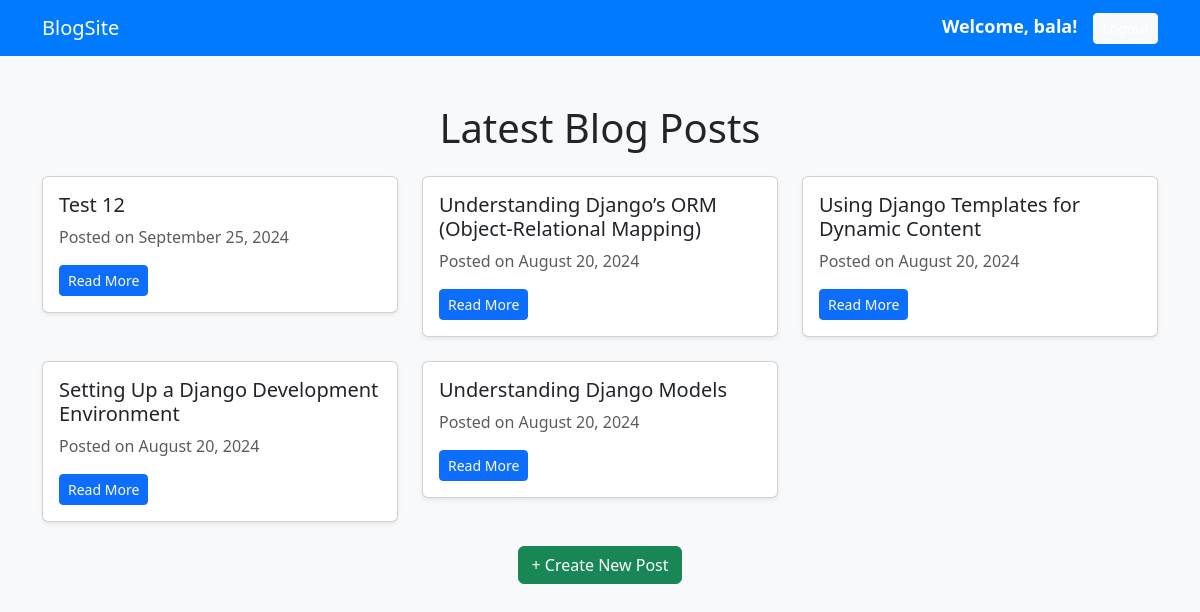
The app's page / (signed in) with its own data.
### blog/models.py (models this page shows)
class BlogPost(models.Model):
    title = models.CharField(max_length=200)
    content = models.TextField()
    banner_img = models.ImageField(upload_to='banners/', null=True, blank=True)
    created_at = models.DateTimeField(auto_now_add=True)
    updated_at = models.DateTimeField(auto_now=True)
    category = models.ForeignKey(Category, on_delete=models.CASCADE, related_name='posts')

### blog/views.py (the view)
# urls.py: path('', blog_home, name='blog_home'),
def blog_home(request):
    posts = BlogPost.objects.all().order_by("-created_at")  # Ordered by latest posts
    return render(request, "blog_home.html", {"posts": posts})

### templates/blog_home.html (shortened to what this page needs)
<!DOCTYPE html>
<html lang="en">
<head>
  <link href="https://cdn.jsdelivr.net/npm/bootstrap@5.3.0/dist/css/bootstrap.min.css" rel="stylesheet">
</head>
<body>
  <nav class="navbar navbar-expand-lg">
    <div class="container">
      <a class="navbar-brand text-white" href="#">BlogSite</a>
      <div class="d-flex">
        {% if user.is_authenticated %}
          <span class="me-3 welcome-text">Welcome, {{ user.username }}!</span>
          <a href="{% url 'logout' %}" class="btn btn-light btn-sm">Logout</a>
        {% else %}
          <a href="{% url 'login' %}" class="btn btn-light btn-sm me-2">Log In</a>
          <a href="{% url 'signup' %}" class="btn btn-outline-light btn-sm">Sign Up</a>
        {% endif %}
      </div>
    </div>
  </nav>
  <div class="container mt-5">
    <h1 class="mb-4 text-center">Latest Blog Posts</h1>
    {% if user.is_authenticated %}
      {% if posts %}
        <div class="row">
          {% for post in posts %}
            <div class="col-md-4 mb-4">
              <div class="card shadow-sm">
                <div class="card-body">
                  <h5 class="card-title">{{ post.title }}</h5>
                  <p class="text-muted">Posted on {{ post.created_at|date:"F d, Y" }}</p>
                  <a href="{% url 'post_detail' post.id %}" class="btn btn-primary btn-sm">Read More</a>
                </div>
              </div>
            </div>
          {% endfor %}
        </div>
      {% else %}
        <p class="text-center">No posts available.</p>
      {% endif %}
      <div class="text-center mb-4">
        <a href="{% url 'create_post' %}" class="btn btn-success">+ Create New Post</a>
      </div>
    {% else %}
      <div class="alert alert-warning text-center">
        <p>Please <a href="{% url 'login' %}">log in</a> to view blog posts.</p>
      </div>
    {% endif %}
  </div>
</body>
</html>

### templates/blog_home.html (style rules this page uses)
body { background-color: #f8f9fa; }
.navbar { background-color: #007bff; }
.navbar a { color: white !important; }
.card { transition: transform 0.3s; }
.welcome-text { font-size: 18px; font-weight: 600; color: white; }

### records on screen
BlogPost: title "Test 12", created_at "September 25, 2024"
BlogPost: title "Understanding Django’s ORM (Object-Relational Mapping)", created_at "August 20, 2024"
BlogPost: title "Using Django Templates for Dynamic Content", created_at "August 20, 2024"
BlogPost: title "Setting Up a Django Development Environment", created_at "August 20, 2024"
BlogPost: title "Understanding Django Models", created_at "August 20, 2024"

### other values on screen
{{ user.username }} "bala"
